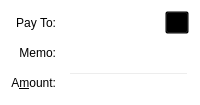
  <widget class="QFrame" name="SendCoins_UnauthenticatedPaymentRequest">
   <property name="palette">
    <palette>
     <active>
      <colorrole role="WindowText">
       <brush brushstyle="SolidPattern">
        <color alpha="255">
         <red>0</red>
         <green>0</green>
         <blue>0</blue>
        </color>
       </brush>
      </colorrole>
      <colorrole role="Button">
       <brush brushstyle="SolidPattern">
        <color alpha="0">
         <red>0</red>
         <green>0</green>
         <blue>0</blue>
        </color>
       </brush>
      </colorrole>
      <colorrole role="Light">
       <brush brushstyle="SolidPattern">
        <color alpha="255">
         <red>255</red>
         <green>255</green>
         <blue>255</blue>
        </color>
       </brush>
      </colorrole>
      <colorrole role="Midlight">
       <brush brushstyle="SolidPattern">
        <color alpha="255">
         <red>255</red>
         <green>255</green>
         <blue>191</blue>
        </color>
       </brush>
      </colorrole>
      <colorrole role="Dark">
       <brush brushstyle="SolidPattern">
        <color alpha="255">
         <red>127</red>
         <green>127</green>
         <blue>63</blue>
        </color>
       </brush>
      </colorrole>
      <colorrole role="Mid">
       <brush brushstyle="SolidPattern">
        <color alpha="255">
         <red>170</red>
         <green>170</green>
         <blue>84</blue>
        </color>
       </brush>
      </colorrole>
      <colorrole role="Text">
       <brush brushstyle="SolidPattern">
        <color alpha="255">
         <red>0</red>
         <green>0</green>
         <blue>0</blue>
        </color>
       </brush>
      </colorrole>
      <colorrole role="BrightText">
       <brush brushstyle="SolidPattern">
        <color alpha="255">
         <red>255</red>
         <green>255</green>
         <blue>255</blue>
        </color>
       </brush>
      </colorrole>
      <colorrole role="ButtonText">
       <brush brushstyle="SolidPattern">
        <color alpha="255">
         <red>0</red>
         <green>0</green>
         <blue>0</blue>
        </color>
       </brush>
      </colorrole>
      <colorrole role="Base">
       <brush brushstyle="SolidPattern">
        <color alpha="0">
         <red>0</red>
         <green>0</green>
         <blue>0</blue>
        </color>
       </brush>
      </colorrole>
      <colorrole role="Window">
       <brush brushstyle="SolidPattern">
        <color alpha="0">
         <red>0</red>
         <green>0</green>
         <blue>0</blue>
        </color>
       </brush>
      </colorrole>
      <colorrole role="Shadow">
       <brush brushstyle="SolidPattern">
        <color alpha="255">
         <red>0</red>
         <green>0</green>
         <blue>0</blue>
        </color>
       </brush>
      </colorrole>
      <colorrole role="AlternateBase">
       <brush brushstyle="SolidPattern">
        <color alpha="255">
         <red>255</red>
         <green>255</green>
         <blue>191</blue>
        </color>
       </brush>
      </colorrole>
      <colorrole role="ToolTipBase">
       <brush brushstyle="SolidPattern">
        <color alpha="255">
         <red>255</red>
         <green>255</green>
         <blue>220</blue>
        </color>
       </brush>
      </colorrole>
      <colorrole role="ToolTipText">
       <brush brushstyle="SolidPattern">
        <color alpha="255">
         <red>0</red>
         <green>0</green>
         <blue>0</blue>
        </color>
       </brush>
      </colorrole>
     </active>
     <inactive>
      <colorrole role="WindowText">
       <brush brushstyle="SolidPattern">
        <color alpha="255">
         <red>0</red>
         <green>0</green>
         <blue>0</blue>
        </color>
       </brush>
      </colorrole>
      <colorrole role="Button">
       <brush brushstyle="SolidPattern">
        <color alpha="0">
         <red>0</red>
         <green>0</green>
         <blue>0</blue>
        </color>
       </brush>
      </colorrole>
      <colorrole role="Light">
       <brush brushstyle="SolidPattern">
        <color alpha="255">
         <red>255</red>
         <green>255</green>
         <blue>255</blue>
        </color>
       </brush>
      </colorrole>
      <colorrole role="Midlight">
       <brush brushstyle="SolidPattern">
        <color alpha="255">
         <red>255</red>
         <green>255</green>
         <blue>191</blue>
        </color>
       </brush>
      </colorrole>
      <colorrole role="Dark">
       <brush brushstyle="SolidPattern">
        <color alpha="255">
         <red>127</red>
         <green>127</green>
         <blue>63</blue>
        </color>
       </brush>
      </colorrole>
      <colorrole role="Mid">
       <brush brushstyle="SolidPattern">
        <color alpha="255">
         <red>170</red>
         <green>170</green>
         <blue>84</blue>
        </color>
       </brush>
      </colorrole>
      <colorrole role="Text">
       <brush brushstyle="SolidPattern">
        <color alpha="255">
         <red>0</red>
         <green>0</green>
         <blue>0</blue>
        </color>
       </brush>
      </colorrole>
      <colorrole role="BrightText">
       <brush brushstyle="SolidPattern">
        <color alpha="255">
         <red>255</red>
         <green>255</green>
         <blue>255</blue>
        </color>
       </brush>
      </colorrole>
      <colorrole role="ButtonText">
       <brush brushstyle="SolidPattern">
        <color alpha="255">
         <red>0</red>
         <green>0</green>
         <blue>0</blue>
        </color>
       </brush>
      </colorrole>
      <colorrole role="Base">
       <brush brushstyle="SolidPattern">
        <color alpha="0">
         <red>0</red>
         <green>0</green>
         <blue>0</blue>
        </color>
       </brush>
      </colorrole>
      <colorrole role="Window">
       <brush brushstyle="SolidPattern">
        <color alpha="0">
         <red>0</red>
         <green>0</green>
         <blue>0</blue>
        </color>
       </brush>
      </colorrole>
      <colorrole role="Shadow">
       <brush brushstyle="SolidPattern">
        <color alpha="255">
         <red>0</red>
         <green>0</green>
         <blue>0</blue>
        </color>
       </brush>
      </colorrole>
      <colorrole role="AlternateBase">
       <brush brushstyle="SolidPattern">
        <color alpha="255">
         <red>255</red>
         <green>255</green>
         <blue>191</blue>
        </color>
       </brush>
      </colorrole>
      <colorrole role="ToolTipBase">
       <brush brushstyle="SolidPattern">
        <color alpha="255">
         <red>255</red>
         <green>255</green>
         <blue>220</blue>
        </color>
       </brush>
      </colorrole>
      <colorrole role="ToolTipText">
       <brush brushstyle="SolidPattern">
        <color alpha="255">
         <red>0</red>
         <green>0</green>
         <blue>0</blue>
        </color>
       </brush>
      </colorrole>
     </inactive>
     <disabled>
      <colorrole role="WindowText">
       <brush brushstyle="SolidPattern">
        <color alpha="255">
         <red>127</red>
         <green>127</green>
         <blue>63</blue>
        </color>
       </brush>
      </colorrole>
      <colorrole role="Button">
       <brush brushstyle="SolidPattern">
        <color alpha="0">
         <red>0</red>
         <green>0</green>
         <blue>0</blue>
        </color>
       </brush>
      </colorrole>
      <colorrole role="Light">
       <brush brushstyle="SolidPattern">
        <color alpha="255">
         <red>255</red>
         <green>255</green>
         <blue>255</blue>
        </color>
       </brush>
      </colorrole>
      <colorrole role="Midlight">
       <brush brushstyle="SolidPattern">
        <color alpha="255">
         <red>255</red>
         <green>255</green>
         <blue>191</blue>
        </color>
       </brush>
      </colorrole>
      <colorrole role="Dark">
       <brush brushstyle="SolidPattern">
        <color alpha="255">
         <red>127</red>
         <green>127</green>
         <blue>63</blue>
        </color>
       </brush>
      </colorrole>
      <colorrole role="Mid">
       <brush brushstyle="SolidPattern">
        <color alpha="255">
         <red>170</red>
         <green>170</green>
         <blue>84</blue>
        </color>
       </brush>
      </colorrole>
      <colorrole role="Text">
       <brush brushstyle="SolidPattern">
        <color alpha="255">
         <red>127</red>
         <green>127</green>
         <blue>63</blue>
        </color>
       </brush>
      </colorrole>
      <colorrole role="BrightText">
       <brush brushstyle="SolidPattern">
        <color alpha="255">
         <red>255</red>
         <green>255</green>
         <blue>255</blue>
        </color>
       </brush>
      </colorrole>
      <colorrole role="ButtonText">
       <brush brushstyle="SolidPattern">
        <color alpha="255">
         <red>127</red>
         <green>127</green>
         <blue>63</blue>
        </color>
       </brush>
      </colorrole>
      <colorrole role="Base">
       <brush brushstyle="SolidPattern">
        <color alpha="0">
         <red>0</red>
         <green>0</green>
         <blue>0</blue>
        </color>
       </brush>
      </colorrole>
      <colorrole role="Window">
       <brush brushstyle="SolidPattern">
        <color alpha="0">
         <red>0</red>
         <green>0</green>
         <blue>0</blue>
        </color>
       </brush>
      </colorrole>
      <colorrole role="Shadow">
       <brush brushstyle="SolidPattern">
        <color alpha="255">
         <red>0</red>
         <green>0</green>
         <blue>0</blue>
        </color>
       </brush>
      </colorrole>
      <colorrole role="AlternateBase">
       <brush brushstyle="SolidPattern">
        <color alpha="255">
         <red>255</red>
         <green>255</green>
         <blue>127</blue>
        </color>
       </brush>
      </colorrole>
      <colorrole role="ToolTipBase">
       <brush brushstyle="SolidPattern">
        <color alpha="255">
         <red>255</red>
         <green>255</green>
         <blue>220</blue>
        </color>
       </brush>
      </colorrole>
      <colorrole role="ToolTipText">
       <brush brushstyle="SolidPattern">
        <color alpha="255">
         <red>0</red>
         <green>0</green>
         <blue>0</blue>
        </color>
       </brush>
      </colorrole>
     </disabled>
    </palette>
   </property>
   <property name="toolTip">
    <string>This is an unauthenticated payment request.</string>
   </property>
   <property name="autoFillBackground">
    <bool>false</bool>
   </property>
   <property name="frameShape">
    <enum>QFrame::NoFrame</enum>
   </property>
   <layout class="QGridLayout" name="gridLayout_is">
    <property name="spacing">
     <number>12</number>
    </property>
    <item row="0" column="0">
     <widget class="QLabel" name="payToLabel_is">
      <property name="text">
       <string>Pay To:</string>
      </property>
      <property name="alignment">
       <set>Qt::AlignRight|Qt::AlignTrailing|Qt::AlignVCenter</set>
      </property>
     </widget>
    </item>
    <item row="0" column="1">
     <layout class="QHBoxLayout" name="payToLayout_is">
      <property name="spacing">
       <number>0</number>
      </property>
      <item>
       <widget class="QLabel" name="payTo_is"/>
      </item>
      <item>
       <widget class="QToolButton" name="deleteButton_is">
        <property name="toolTip">
         <string>Remove this entry</string>
        </property>
        <property name="text">
         <string/>
        </property>
        <property name="icon">
         <iconset resource="../../../../../../Desktop/suqa 5 eylül/SUQA/src/qt/bitcoin.qrc">
          <normaloff>:/icons/remove</normaloff>:/icons/remove</iconset>
        </property>
       </widget>
      </item>
     </layout>
    </item>
    <item row="1" column="0">
     <widget class="QLabel" name="memoLabel_is">
      <property name="text">
       <string>Memo:</string>
      </property>
      <property name="alignment">
       <set>Qt::AlignRight|Qt::AlignTrailing|Qt::AlignVCenter</set>
      </property>
     </widget>
    </item>
    <item row="1" column="1">
     <widget class="QLabel" name="memoTextLabel_is">
      <property name="textFormat">
       <enum>Qt::PlainText</enum>
      </property>
     </widget>
    </item>
    <item row="2" column="0">
     <widget class="QLabel" name="amountLabel_is">
      <property name="text">
       <string>A&amp;mount:</string>
      </property>
      <property name="alignment">
       <set>Qt::AlignRight|Qt::AlignTrailing|Qt::AlignVCenter</set>
      </property>
      <property name="buddy">
       <cstring>payAmount_is</cstring>
      </property>
     </widget>
    </item>
    <item row="2" column="1">
     <widget class="BitcoinAmountField" name="payAmount_is">
      <property name="acceptDrops">
       <bool>false</bool>
      </property>
     </widget>
    </item>
   </layout>
  </widget>
